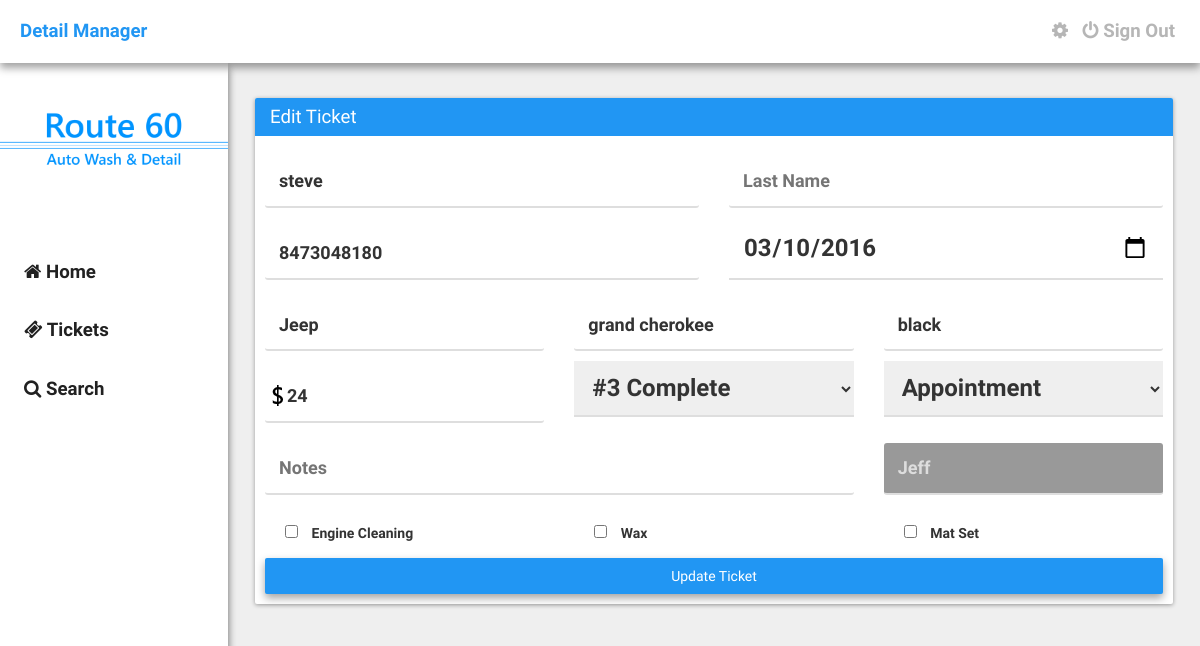
Screenshot of /details/edit?id=2914398276 (signed in) with the database file from the repository.
### tables this page shows
CREATE TABLE `detail_tickets` (
  `id` int(11) NOT NULL,
  `locked` int(11) NOT NULL DEFAULT '0',
  `first_name` text NOT NULL,
  `last_name` text NOT NULL,
  `phone_number` varchar(32) NOT NULL,
  `date` date NOT NULL,
  `vehicle_make` text NOT NULL,
  `vehicle_model` text NOT NULL,
  `vehicle_color` text NOT NULL,
  `discount` int(11) NOT NULL,
  `services` varchar(32) NOT NULL,
  `pre_paid_done` varchar(32) NOT NULL,
  `user_id` varchar(32) NOT NULL,
  `ticket_id` varchar(32) NOT NULL,
  `notes` text NOT NULL,
  `ticket_creator` text NOT NULL,
  `engine` varchar(2) NOT NULL DEFAULT '0',
  `wax` varchar(2) NOT NULL DEFAULT '0',
  `mat` varchar(2) NOT NULL DEFAULT '0'
);

### details/edit.php (the view, shortened to what this page needs)
<?php require_once("./assets/core/init.php"); require_once("./include/navbar.php"); ?>
    <?php
        $ticketid = $_GET['id'];
        $getticketinfo = mysql_query("SELECT * FROM detail_tickets WHERE ticket_id = '$ticketid'");
        while($row = mysql_fetch_array($getticketinfo)) {
            $firstname = $row['first_name'];
            $lastname = $row['last_name'];
            $pnumber = $row['phone_number'];
            $date = $row['date'];
            $vmake = $row['vehicle_make'];
            $vmodel = $row['vehicle_model'];
            $vcolor = $row['vehicle_color'];
            $discount = $row['discount'];
            $services = $row['services'];
            $options = $row['pre_paid_done'];
            $note = $row['notes'];
            $tcreator = $row['ticket_creator'];
        }
        if($services == 'wax'){
            $servicetitle = "Meguiar's Wax";
            $serviceprice = "35.00";
            $servicedetails = "
                <ol>
                    <li>Wax Special</li>
                </ol>
            ";
            $active = "selected";
        }
        elseif($services == 3) {
            $active3 = "selected";
        }
        if($options == 'Prepaid') {
            $option = "<center><h3 style='color: #E14747;'>Prepaid</h3></center>";
            $oa2 = "selected";
        }elseif($options == 'Paid/Completed') {
            $option = "<center><h3 style='color: #20B473;'>Completed</h3></center>";
            $oa3 = "selected";
        }elseif($options == 'Appointment') {
            $oa4 = "selected";
        }
    ?>
    <div class="container">
    	<div class="card">
    		<div class="card-title">Edit Ticket</div>
                    <form action="" method="POST" style="padding: 10px;">
                    	<div class="row">
	                        <div class="col-md-6">
	                        	<input type="text" name="firstname" id="firstname" class="validate" required="required" value="<?php echo $firstname; ?>" placeholder="First Name" />
	                        </div>
	                        <div class="col-md-6">
	                            <input type="text" name="lastname" id="lastname" class="validate" value="<?php echo $lastname; ?>" placeholder="Last Name" />
	                        </div>
	                        <div class="col-md-6">
	                            <input type="text" name="phonenum" id="phonenum" class="validate" required="required" value="<?php echo $pnumber; ?>" />
	                        </div>
	                        <div class="col-md-6">
	                            <input type="date" name="date" id="date" class="validate" required="required" value="<?php echo $date; ?>" />
	                        </div>
	                    </div>
	                    <div class="row">
	                        <div class="col-md-4">
	                            <input type="text" name="vmake" id="vmake" class="validate" required="required" value="<?php echo $vmake; ?>" placeholder="Vehicle Make" />
	                        </div>
	                        <div class="col-md-4">
	                            <input type="text" name="vmodel" id="vmodel" class="validate" required="required" value="<?php echo $vmodel; ?>" placeholder="Vehicle Model" />
	                        </div>
	                        <div class="col-md-4">
	                            <input type="text" name="vcolor" id="vcolor" class="validate" required="required" value="<?php echo $vcolor; ?>" placeholder="Vehicle Color" />
	                        </div>
	                        <div class="col-md-4">
	                            <input type="text" name="discount" id="discount" class="validate discount-icon" required="required" value="<?php echo $discount; ?>" placeholder="Discount" style="padding-left: 22px;" />
	                        </div>
	                        <div class="col-md-4">
	                            <select name="serviceselect" id="serviceselect">
	                                <option value="3" <?php if(isset($active3)) {echo $active3; } ?>>#3 Complete</option>
	                            </select>
	                        </div>
	                        <div class="col-md-4">
	                            <select name="optionsselect" id="optionsselect">
                                    <option value="Appointment" <?php if(isset($oa4)) { echo $oa4; } ?>>Appointment</option>
	                            </select>
	                        </div>
	                    </div>
	                    <div class="row">
	                        <div class="col-md-8">
								<input type="text" name="notes" id="notes" value="<?php echo $note; ?>" placeholder="Notes" />
	                        </div>
	                        <div class="col-md-4">
	                        	<input type="text" name="ticket_creator" id="ticket_creator" value="<?php echo $tcreator; ?>" disabled="disabled" />
	                        </div>
                        </div>
                        <div class="row">
                            <div class="col-md-4">
                                <input type="checkbox" name="engine" id="engine" value="ETrue" <?php if(isset($check1)){ echo $check1; } ?> /> <label for="engine">Engine Cleaning</label>
                            </div>
                            <div class="col-md-4">
                                <input type="checkbox" name="wax" id="wax" value="WTrue" <?php if(isset($check2)){ echo $check2; } ?> /> <label for="wax">Wax</label>
                            </div>
                            <div class="col-md-4">
                                <input type="checkbox" name="mat" id="mat" value="MTrue" <?php if(isset($check3)){ echo $check3; } ?> /> <label for="mat">Mat Set</label>
                            </div>
                        </div>
                        <div class="row">
	                        <div class="col-md-12">
	                            <input type="submit" name="updateticket" id="updateticket" class="button-raised el-2" value="Update Ticket" />
	                        </div>
                        </div>
                    </form>
            </div>
        </div>
<?php require_once("./include/footer.php"); ?>

### details/assets/css/main.css (style rules this page uses)
body { margin: 0px; padding: 0px; height: 100%; font-weight: bold; min-height: 100%; background: #EFEFEF; font-family: "RobotoDraft", Arial, sans-serif, Helvetica; }
.container { width: 79%; float: right; margin-top: 20px; margin-left: 20px; margin-right: 12px; }
.card { width: 100%; margin-top: 15px; border-radius: 2px; margin-bottom: 15px; background: #FFFFFF; box-shadow: 0 1px 4px rgba(0, 0, 0, 0.37); }
.card > .card-title { color: #FFFFFF; font-size: 14pt; font-weight: 300; padding: 6px 15px; background: #2196F3; border-top-left-radius: 2px; border-top-right-radius: 2px; }
.button-raised { width: 100%; border: none; color: #FFFFFF; font-weight: 500; padding: 8px 20px; text-align: center; border-radius: 2px; background: #2196F3; display: inline-block; transition: all 0.3s ease; box-shadow: 0 2px 4px rgba(0, 0, 0, 0.37); }
.button-raised.el-2 { box-shadow: 0 4px 8px rgba(0, 0, 0, 0.37); }
[disabled] { color: #DDDDDD; background: #999999; pointer-events: none; }
input[type='text'] { width: 100%; border: none; outline: none; font-size: 18px; margin-top: 10px; padding: 12px 14px; border-radius: 3px; margin-bottom: 10px; border-bottom: 2px solid #DEDEDE; transition: border-bottom 0.18s ease; }
input[type='date'] { width: 100%; border: none; font-size: 18pt; padding: 12px 14px; border-bottom: 2px solid #DEDEDE; }
select { width: 100%; border: none; font-size: 18pt; padding: 12px 14px; border-bottom: 2px solid #DEDEDE; }
.discount-icon { background-image: url(../imgs/discount-dollarsign.png); background-position: 2px 14px; background-repeat: no-repeat; }
input[type="checkbox"] { margin: 20px; margin-right: 5px; }
label { margin: 20px; margin-left: 5px; }

### rows the page displays
detail_tickets: firstname "steve", phonenum "8473048180", date "03/10/2016", vmake "Jeep", vmodel "grand cherokee", vcolor "black", discount "24", ticket_creator "Jeff"
